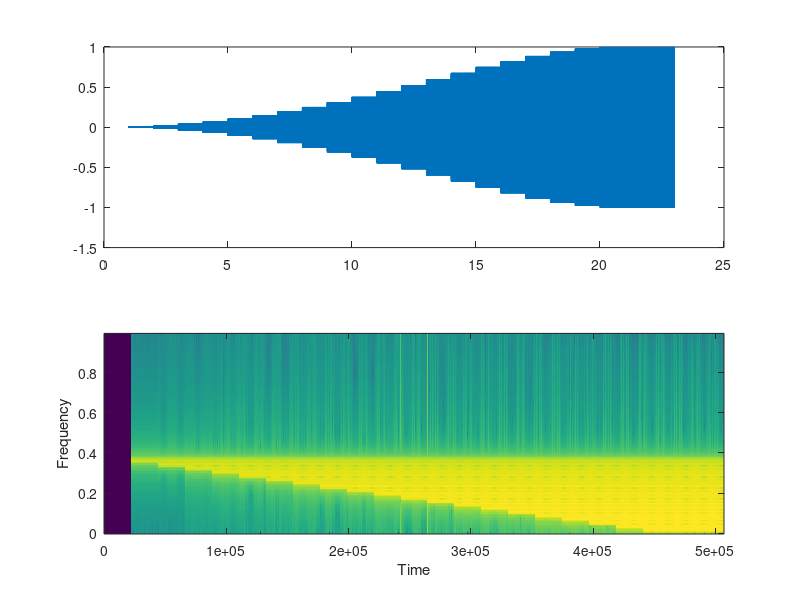

Here is the MATLAB script that generated this plot:
fs = 44100;
L = 20;
f0 = 400;
w0 = 2*pi*f0;

dur = L;
endNoteLength = 3;
t=1/fs:1/fs:dur+endNoteLength;
ampFactor = 1/40;

x = [zeros(fs*(L+endNoteLength),1)];
n=1;
for i=L:-1:1
    x = x + [zeros(fs*n,1); n*ampFactor*sin(w0*i*(1/fs:1/fs:(i-1)+endNoteLength))'];
    n=n+1;
end

x=x/max(x);
sound(x,fs)

figure(1)
subplot(211); plot(t,x);
subplot(212); specgram(x);

